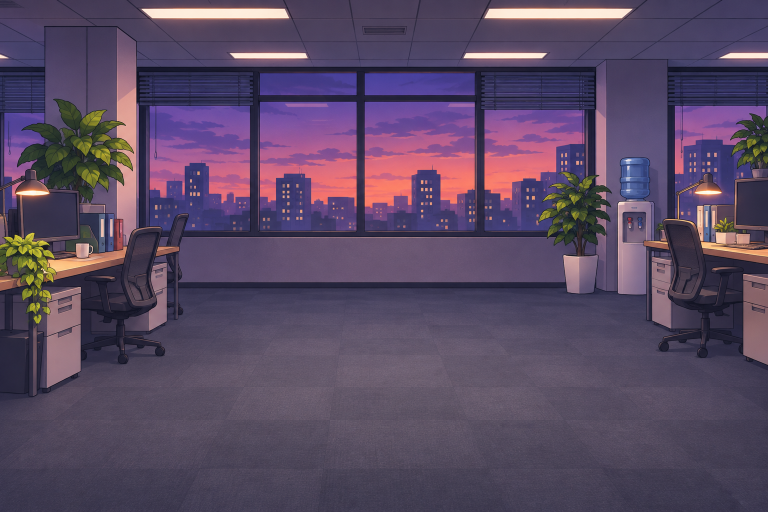
#> input picture assets/original/bg1.png, 1536 x 1024 px (shown at 1/2 size)
$ python -i build.py   (imports and definitions only)
#> lines starting #> are read from the running program, lines starting #| are printed output that depends on the picture; after the words box and inside, x2 and y2 are one past the last pixel; in counts of white or black regions, pixels touching at a corner belong together
#> further down, picture is the input picture: PIL image 1536x1024 RGB; mean R, G, B 89.2, 73.4, 98.9
"""Nén ảnh gốc trong assets/original/<nhóm>/*.png thành assets/<nhóm>/*.webp cho game (chạy: python assets/build.py).
Chỉ build ảnh mới hoặc ảnh gốc sửa sau lần build trước; build lại tất cả (vd. sau khi đổi code nén): python assets/build.py --all
Nhóm: char, bg, icon, pet, rival, food, scene, ui. Thư mục original/store (ảnh bìa, logo) chỉ dùng cho trang đăng game nên bỏ qua.
Icon nào bị vẽ dính nền ô caro giả (ảnh RGB không có kênh trong suốt) thì tự tách nền."""
import glob, os, sys
import numpy as np
from PIL import Image, ImageDraw, ImageFilter

HERE = os.path.dirname(os.path.abspath(__file__))
SRC = os.path.join(HERE, 'original')

# Ảnh gốc đặt nhầm vào thư mục game (assets/<nhóm>/) thì build không thấy: báo ngay thay vì im lặng bỏ qua.
# [3 lines not run here, left out]


def cut_fake_checker(im):
    """Nền ô caro giả = trắng xen xám nhạt (~230) hoàn toàn không màu. Xoá mọi vùng sáng liền nhau
    mà phần xám của nó đúng tông ô caro; áo trắng có bóng ngả tím nên được giữ."""
    a = np.array(im.convert('RGB')).astype(int)
    lo, hi = a.min(2), a.max(2)
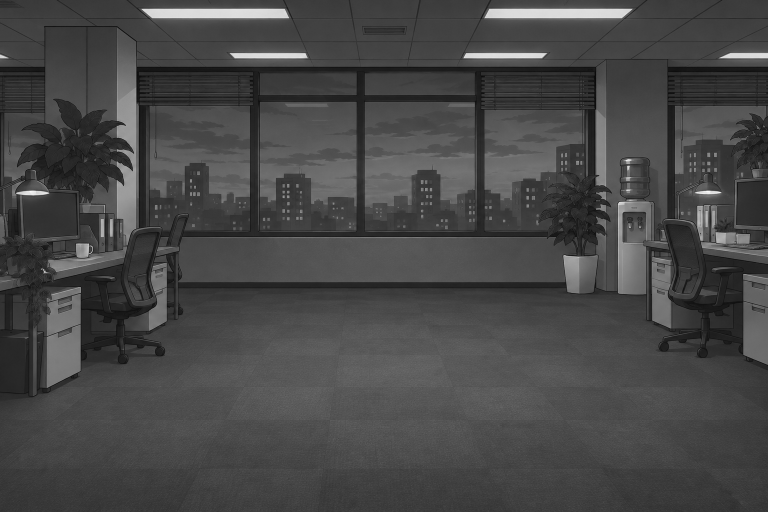
#> lo: shape (1024, 1536) int64 (shown at 1/2 size); min 2, max 254, mean 71.4
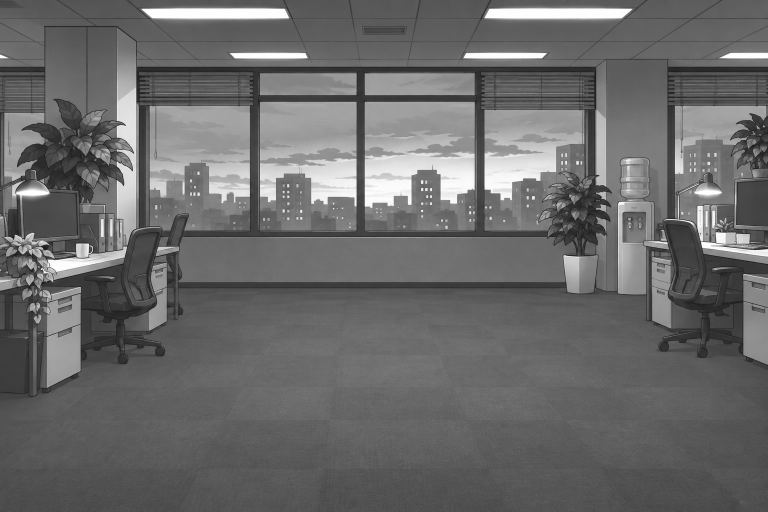
#> hi: shape (1024, 1536) int64 (shown at 1/2 size); min 8, max 255, mean 106.3
    bg = (hi - lo < 12) & (lo >= 222)
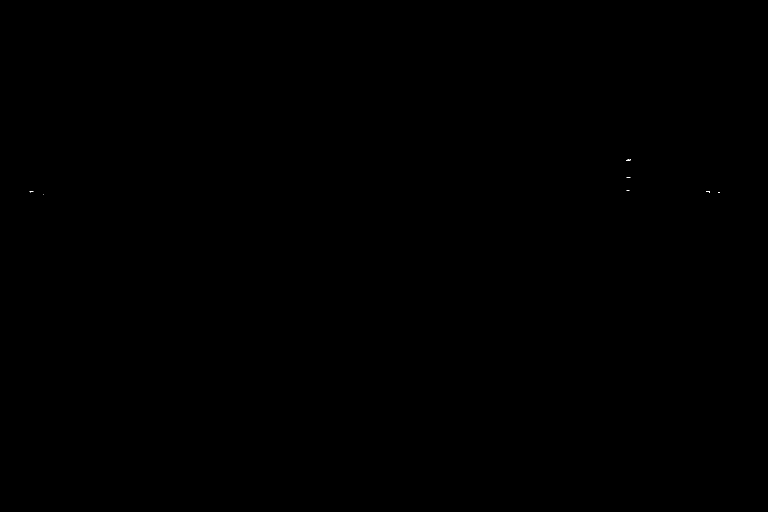
#> bg: shape (1024, 1536) bool (shown at 1/2 size); 0% white in thin lines or dots, all inside (x1, y1, x2, y2) = (59, 319, 1440, 389)
    gray = bg & (lo < 240)
#> gray: shape (1024, 1536) bool; 0% white in thin lines or dots, all inside (x1, y1, x2, y2) = (1252, 319, 1262, 381)
    edge = np.zeros(bg.shape, bool)
    edge[:8] = edge[-8:] = edge[:, :8] = edge[:, -8:] = True
#> (the run stopped early here; a loop or call above may not have finished)
